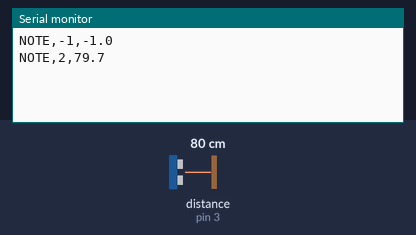
The sketch below on a simulated Arduino Uno, built with avr-gcc and run on an emulated ATmega328P. Shown: the last lines printed to the serial monitor. Wiring (inferred from the names in the program): ultrasonic range finder: trigger pin 4; echo pin 3. The test bench sets the inputs (shaded band); at power-on: distance to the obstacle (sensor on pin 3) 80 cm. The echo pulse lasts 58.3 µs per cm.

Above: at 1.2 s.
1.3 s: distance to the obstacle (sensor on pin 3) set to 35 cm
At 2.5 s:
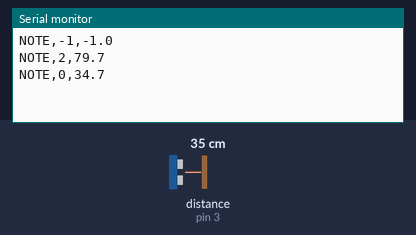
2.8 s: distance to the obstacle (sensor on pin 3) set to 60 cm
At 4.1 s:
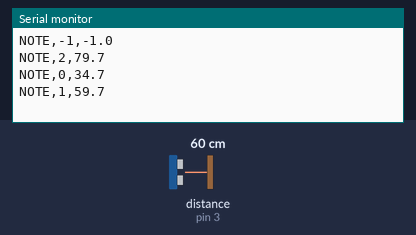
Timing chart, 0 to 5.8 s (numbered marks = the images above; inputs shaded):
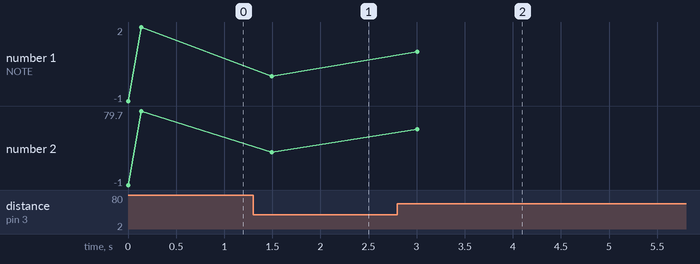

The sketch:

AirPiano7Notes.ino
```cpp
#include <Arduino.h>

constexpr uint8_t Trig = 4;
constexpr uint8_t Echo = 3;
constexpr uint8_t LaneCount = 7;
// Initial calibration only. Distances are measured along the sensor beam.
constexpr float Edges[LaneCount + 1] = {21, 42, 63, 84, 105, 126, 147, 168};
constexpr float HysteresisCm = 2.0f;
constexpr uint8_t ConfirmSamples = 3;
int current = -1;
int candidate = -2;
uint8_t consecutive = 0;
float history[3] = {};
uint8_t used = 0;
uint8_t next = 0;

float measure() {
  digitalWrite(Trig, LOW);
  delayMicroseconds(3);
  digitalWrite(Trig, HIGH);
  delayMicroseconds(10);
  digitalWrite(Trig, LOW);
  const unsigned long echo = pulseIn(Echo, HIGH, 15000);
  if (!echo) return -1;
  const float cm = echo * 0.01715f;
  return cm >= 2 && cm <= 220 ? cm : -1;
}

float filter(float distance) {
  if (distance < 0) {
    used = next = 0;
    return -1;
  }
  history[next] = distance;
  next = (next + 1) % 3;
  if (used < 3) ++used;
  if (used < 3) return distance;
  const float a = history[0], b = history[1], c = history[2];
  return max(min(a, b), min(max(a, b), c));
}

int zone(float cm) {
  if (current >= 0 && cm >= Edges[current] - HysteresisCm &&
      cm < Edges[current + 1] + HysteresisCm) return current;
  for (uint8_t id = 0; id < LaneCount; ++id)
    if (cm >= Edges[id] && cm < Edges[id + 1]) return id;
  return -1;
}

void sendNote(int id, float distance) {
  Serial.print(F("NOTE,"));
  Serial.print(id);
  Serial.print(',');
  Serial.println(id < 0 ? -1.0f : distance, 1);
}

void setup() {
  pinMode(Trig, OUTPUT);
  pinMode(Echo, INPUT);
  Serial.begin(9600);
  sendNote(-1, -1);
}

void loop() {
  const float distance = filter(measure());
  const int observed = zone(distance);
  if (observed != candidate) {
    candidate = observed;
    consecutive = 1;
  } else if (consecutive < ConfirmSamples) {
    ++consecutive;
  }
  if (consecutive >= ConfirmSamples && candidate != current) {
    current = candidate;
    sendNote(current, distance);
  }
  delay(60);
}
```

Measured:
- after the input at 1.3 s, the serial monitor: prints a new line after 0.20 s (image 1)
- after the input at 2.8 s, the serial monitor: prints a new line after 0.21 s (image 2)
- plotted number 1: 2 → 0 after the input at 1.3 s, 0 → 1 after the input at 2.8 s
- plotted number 2: 79.7 → 34.7 after the input at 1.3 s, 34.7 → 59.7 after the input at 2.8 s
